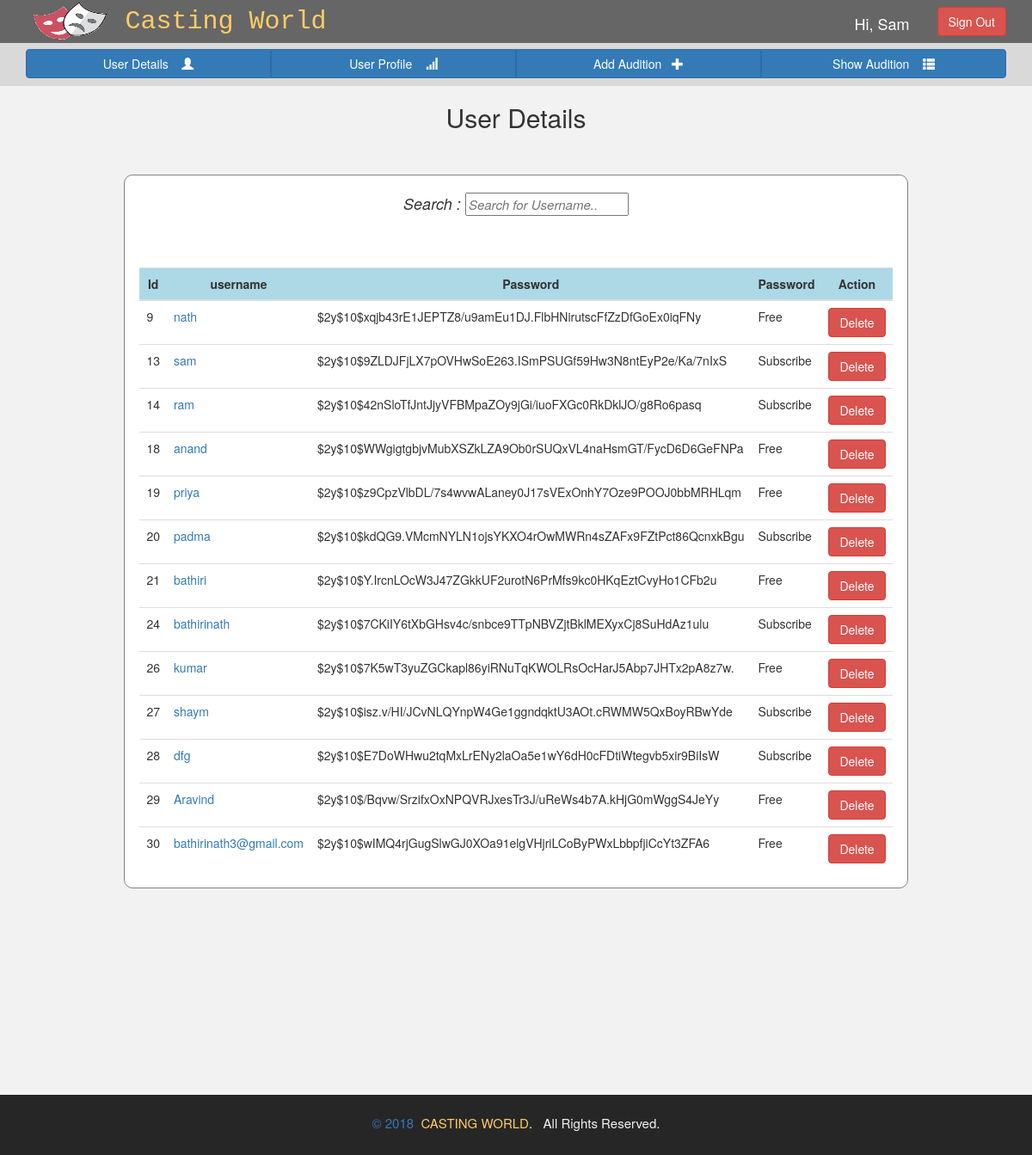
The page /admin.php (signed in) on the database its author committed.
### tables this page shows
CREATE TABLE `userlogin` (
  `id` int(11) NOT NULL,
  `uusername` varchar(100) NOT NULL,
  `upwd` varchar(100) NOT NULL,
  `category` varchar(20) NOT NULL
);

### admin.php (the view, shortened to what this page needs)
<?php
include_once("database/config.php");
$result = $conn->query("SELECT * FROM userlogin ORDER BY id ASC");
?>
<!DOCTYPE html>
<html lang="en">
<head>
    <link rel="stylesheet" href="https://maxcdn.bootstrapcdn.com/bootstrap/3.3.7/css/bootstrap.css">
</head>
<body style="background-color:hsl(0, 0%, 95%);">
    <div><?php include("include_files/adminnavbar.php") ?></div>
    <br><br>
    <div class="container" align="center" id="userlogin">
        <h2 style="margin-top:80px;">User Details</h2><br><br>
        <div  style="border:1px solid grey;width:80%;background-color:white;border-radius:10px;"><br>
        <div style="font-style:italic;font-size:18px">
        Search : <input type="text" id="myInput" onkeyup="myFunction()" placeholder="Search for Username.." style="font-style:none;font-size:15px;"></div><br><br><br>
        <table style="width:60%;" class="table table-hover" align="center" >
            <tr>
                <th>Id</th>
                <th>username</th>
                <th>Password</th>
                <th>Password</th>
                <th>Action</th>
            </tr>
            <tbody id="table1"><a href="adminuserdetails.php">
            <?php
            while($res = $result->fetch_assoc()) {
                echo "<tr>";
                echo "<td>".$res['id']."</td>";
                echo "<td><a href='adminuserdetails.php'>".$res['uusername']."</a></td>";
                echo "<td>".$res['upwd']."</td>";
                echo "<td>".$res['category']."</td>";
                echo "<td><a href=\"deleteuserlogin.php?id=$res[id]\" onClick=\"return confirm('Are you sure you want to delete?')\"><button type='button' class='btn btn-danger'>Delete</button></a></td>";
            }
            ?>
          </tbody>
        </table>
        </div> <br><br><br><br><br><br><br><br><br><br><br><br>
    </div>
    <div><?php include("include_files/footer.php") ?></div>
</body>
</html>

### admin.php (style rules this page uses)
th { background-color:lightblue;text-align:center }

### rows shown on the page
userlogin: id "9", uusername "nath", upwd "$2y$10$xqjb43rE1JEPTZ8/u9amEu1DJ.FlbHNirutscFfZzDfGoEx0iqFNy", category "Free"
userlogin: id "13", uusername "sam", upwd "$2y$10$9ZLDJFjLX7pOVHwSoE263.ISmPSUGf59Hw3N8ntEyP2e/Ka/7nIxS", category "Subscribe"
userlogin: id "14", uusername "ram", upwd "$2y$10$42nSloTfJntJjyVFBMpaZOy9jGi/iuoFXGc0RkDklJO/g8Ro6pasq", category "Subscribe"
userlogin: id "18", uusername "anand", upwd "$2y$10$WWgigtgbjvMubXSZkLZA9Ob0rSUQxVL4naHsmGT/FycD6D6GeFNPa", category "Free"
userlogin: id "19", uusername "priya", upwd "$2y$10$z9CpzVlbDL/7s4wvwALaney0J17sVExOnhY7Oze9POOJ0bbMRHLqm", category "Free"
userlogin: id "20", uusername "padma", upwd "$2y$10$kdQG9.VMcmNYLN1ojsYKXO4rOwMWRn4sZAFx9FZtPct86QcnxkBgu", category "Subscribe"
userlogin: id "21", uusername "bathiri", upwd "$2y$10$Y.IrcnLOcW3J47ZGkkUF2urotN6PrMfs9kc0HKqEztCvyHo1CFb2u", category "Free"
userlogin: id "24", uusername "bathirinath", upwd "$2y$10$7CKiIY6tXbGHsv4c/snbce9TTpNBVZjtBklMEXyxCj8SuHdAz1ulu", category "Subscribe"
userlogin: id "26", uusername "kumar", upwd "$2y$10$7K5wT3yuZGCkapl86yiRNuTqKWOLRsOcHarJ5Abp7JHTx2pA8z7w.", category "Free"
userlogin: id "27", uusername "shaym", upwd "$2y$10$isz.v/HI/JCvNLQYnpW4Ge1ggndqktU3AOt.cRWMW5QxBoyRBwYde", category "Subscribe"
userlogin: id "28", uusername "dfg", upwd "$2y$10$E7DoWHwu2tqMxLrENy2laOa5e1wY6dH0cFDtiWtegvb5xir9BiIsW", category "Subscribe"
userlogin: id "29", uusername "Aravind", upwd "$2y$10$/Bqvw/SrzifxOxNPQVRJxesTr3J/uReWs4b7A.kHjG0mWggS4JeYy", category "Free"
userlogin: id "30", uusername "bathirinath3@gmail.com", upwd "$2y$10$wIMQ4rjGugSlwGJ0XOa91elgVHjriLCoByPWxLbbpfjiCcYt3ZFA6", category "Free"

### other values the page prints
$_SESSION['ausername'] "Sam"
